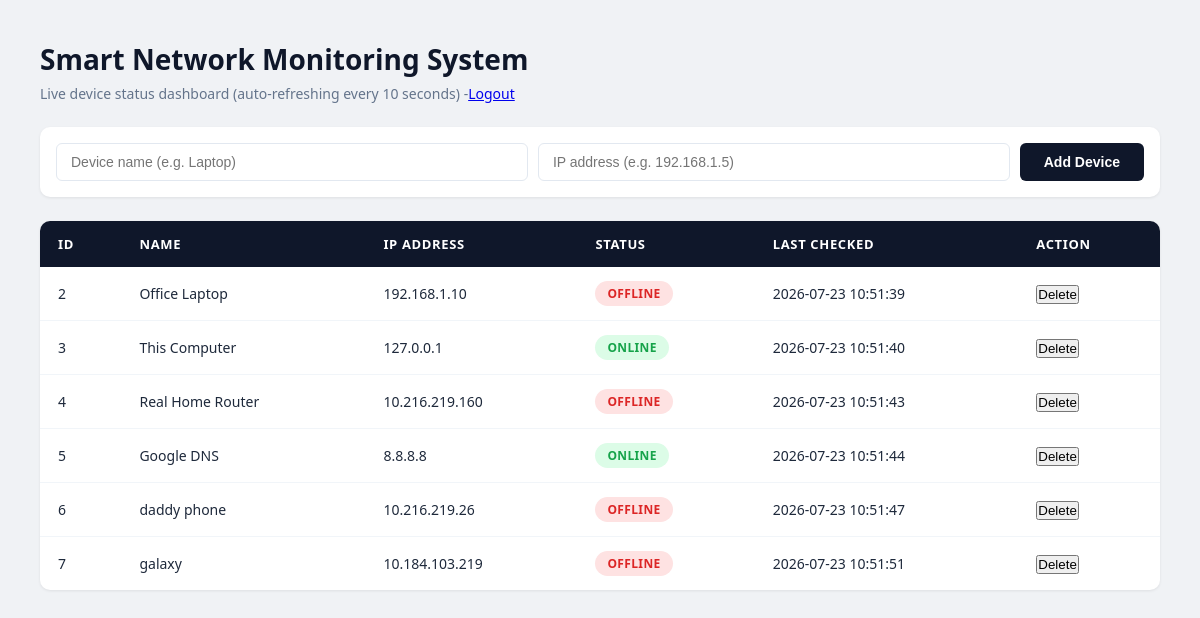
The page / (signed in) on the database as committed earlier.
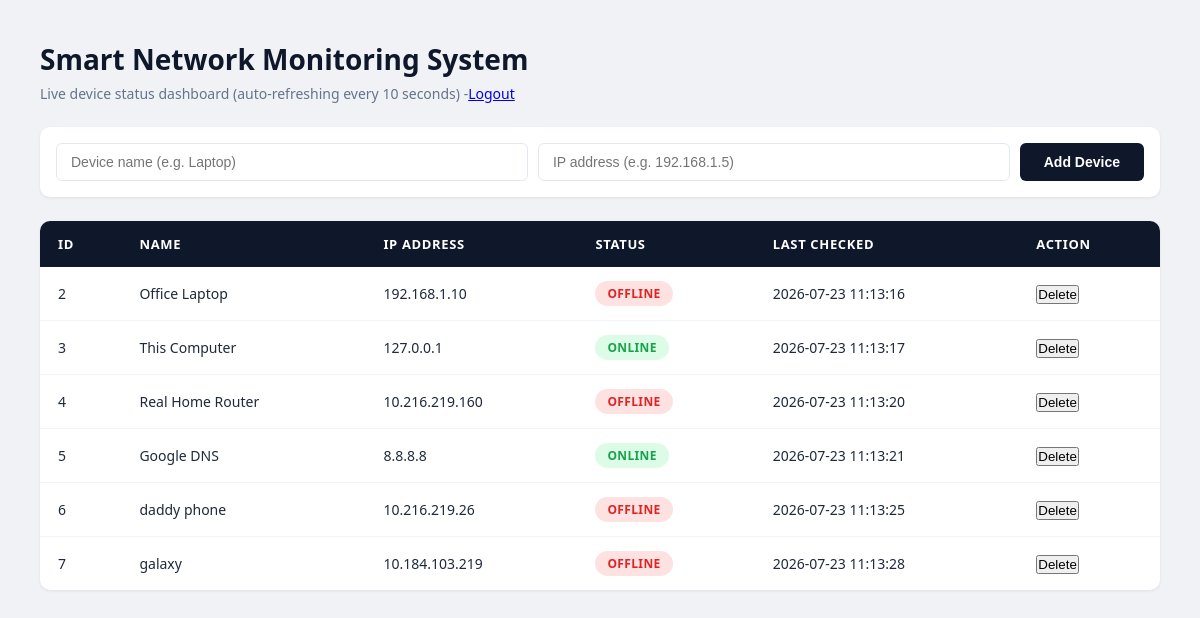
The same page on the database as committed later.
### tables this page shows
CREATE TABLE devices (
        id INTEGER PRIMARY KEY AUTOINCREMENT,
        name TEXT NOT NULL,
        ip_address TEXT NOT NULL,
        status TEXT DEFAULT 'unknown',
        last_checked TEXT
    );

### app.py (the view)
@app.route('/')
def home():
    if not session.get('logged_in'):
        return redirect(url_for('login'))
    devices = get_all_devices()
    return render_template('index.html', devices=devices)

### app.py (called while the page is built)
def get_all_devices():
    connection = sqlite3.connect('database/network_monitor.db')
    cursor = connection.cursor()
    cursor.execute('SELECT id, name, ip_address, status, last_checked FROM devices')
    rows = cursor.fetchall()
    connection.close()
    devices = []
    for row in rows:
        devices.append({
            'id': row[0],
            'name': row[1],
            'ip_address': row[2],
            'status': row[3],
            'last_checked': row[4]
        })
    return devices

### templates/index.html (shortened to what this page needs)
<!DOCTYPE html>
<html lang="en">
<head>
    <link rel="stylesheet" href="{{ url_for('static', filename='style.css') }}">
</head>
<body>
    <h1>Smart Network Monitoring System</h1>
    <p>Live device status dashboard (auto-refreshing every 10 seconds) -<a href="/logout">Logout</a></p>
    <div class="add-device-form">
        <input type="text" id="device-name" placeholder="Device name (e.g. Laptop)">
        <input type="text" id="device-ip" placeholder="IP address (e.g. 192.168.1.5)">
        <button onclick="addDevice()">Add Device</button>
    </div>
    <table>
        <thead>
            <tr>
                <th>ID</th>
                <th>Name</th>
                <th>IP Address</th>
                <th>Status</th>
                <th>Last Checked</th>
                <th>Action</th>
            </tr>
        </thead>
        <tbody id="device-table-body">
            {% for device in devices %}
            <tr>
                <td>{{ device.id }}</td>
                <td>{{ device.name }}</td>
                <td>{{ device.ip_address }}</td>
                <td><span class="{{ device.status }}">{{ device.status }}</span></td>
                <td>{{ device.last_checked }}</td>
                <td><button class="delete-btn" onclick="deleteDevice({{ device.id }})">Delete</button></td>
            </tr>
            {% endfor %}
        </tbody>
    </table>
</body>
</html>

Rows that differ between the two databases and show on the page:
changed devices "Office Laptop": last_checked "2026-07-23 10:51:39" → "2026-07-23 11:13:16"
changed devices "This Computer": last_checked "2026-07-23 10:51:40" → "2026-07-23 11:13:17"
changed devices "Real Home Router": last_checked "2026-07-23 10:51:43" → "2026-07-23 11:13:20"
changed devices "Google DNS": last_checked "2026-07-23 10:51:44" → "2026-07-23 11:13:21"
changed devices "daddy phone": last_checked "2026-07-23 10:51:47" → "2026-07-23 11:13:25"
changed devices "galaxy": last_checked "2026-07-23 10:51:51" → "2026-07-23 11:13:28"
